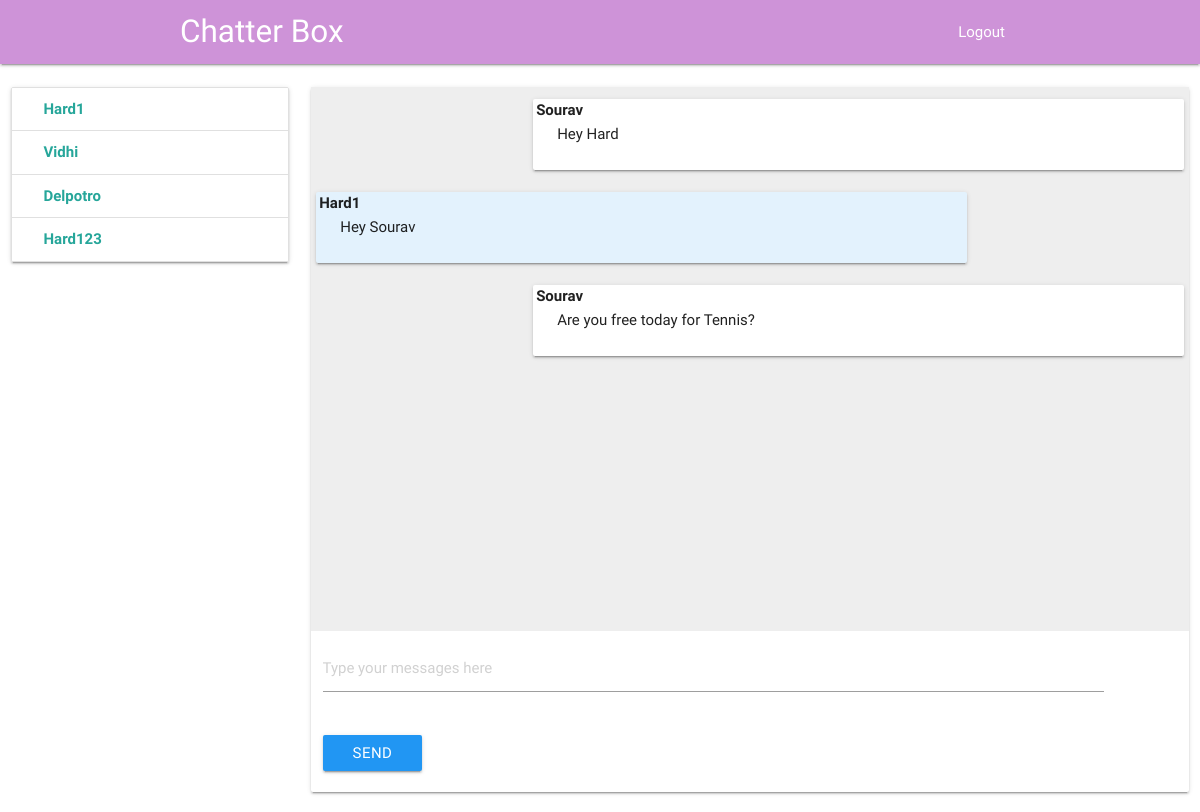
/chat/16/33/ (signed in), run on the app's committed database.
### chat/models.py (models this page shows)
class Message(models.Model):
    sender = models.ForeignKey(User, on_delete=models.CASCADE, related_name='sender')
    receiver = models.ForeignKey(User, on_delete=models.CASCADE, related_name='receiver')
    message = models.CharField(max_length=1200)
    timestamp = models.DateTimeField(auto_now_add=True)
    is_read = models.BooleanField(default=False)
    def __str__(self):
        return self.message
    class Meta:
        ordering = ('timestamp',)

### chat/views.py (the view)
# urls.py: path('chat/<int:sender>/<int:receiver>/', views.message_view, name='chat'),
def message_view(request, sender, receiver):
    if not request.user.is_authenticated:
        return redirect('index')
    if request.method == "GET":
        return render(request, "chat/messages.html",
                      {'users': User.objects.exclude(username=request.user.username),
                       'receiver': User.objects.get(id=receiver),
                       'messages': Message.objects.filter(sender_id=sender, receiver_id=receiver) |
                                   Message.objects.filter(sender_id=receiver, receiver_id=sender)})

### templates/chat/messages.html (shortened to what this page needs)
{% extends 'chat/chat.html' %}
{% block messages %}
    {% for message in messages %}
    {% if message.sender == request.user %}
<div class="card-panel right" style="width: 75%; position: relative">
    <div style="position: absolute; top: 0; left:3px; font-weight: bolder" class="title">{{ request.user.username }}</div>
    {{ message }}
</div>
    {% else %}
<div class="card-panel left blue lighten-5" style="width: 75%; position: relative">
    <div style="position: absolute; top: 0; left:3px; font-weight: bolder" class="title">{{ message.sender }}</div>
    {{ message }}
</div>
    {% endif %}
    {% endfor %}
{% endblock %}

### templates/chat/chat.html (shortened to what this page needs)
{% extends 'chat/index.html' %}
{% block body %}
<nav class="purple lighten-3">
    <div class="nav-wrapper container">
      <a href="#" class="brand-logo">Chatter Box</a>
      <ul id="nav-mobile" class="right hide-on-med-and-down">
          <li><a href="{% url 'logout' %}">Logout</a></li>
      </ul>
    </div>
</nav>
    <div class="section" style="height: 80vh">
    <div class="row">
        <div class="col s3">
        <div class="card">
            <div class="collection">
                {% for user in users %}
                <a href="{% url 'chat' request.user.id user.id %}" id="user{{ user.id }}" class="collection-item row">
                    <div class="col s8">
                    <span class="title" style="font-weight: bolder">{{ user.username }}</span>
                    </div>
                </a>
                {% endfor %}
            </div>
        </div>
        </div>
        <div class="col s9">
            <div class="card">
            <div id="board" class="section grey lighten-3" style="height: 68vh; padding: 5px; overflow-y: scroll">
                {% block messages %}
                {% endblock %}
            </div>
            <form id="chat-box" class="form-group {% block hide %}hide{% endblock %}" method="post">
                <div class="row">
                    <div class="col s11">
                        <div class="input-field">
                            <input id="id_message" name="message" type="text" placeholder="Type your messages here">
                        </div>
                    </div>
                    <div class="col s2" style="line-height: 80px">
                        <button class="btn blue waves-effect waves-light pull-s12">Send</button>
                    </div>
                </div>
            </form>
            </div>
        </div>
    </div>
    </div>
    {% load static %}
{% endblock %}

### data on the page
Message: message "Hey Hard"
Message: sender "Hard1", message "Hey Sourav"
Message: message "Are you free today for Tennis?"

### other printed values
{{ user.username }} "Hard1"
{{ user.username }} "Vidhi"
{{ user.username }} "Delpotro"
{{ user.username }} "Hard123"
{{ request.user.username }} "Sourav"
